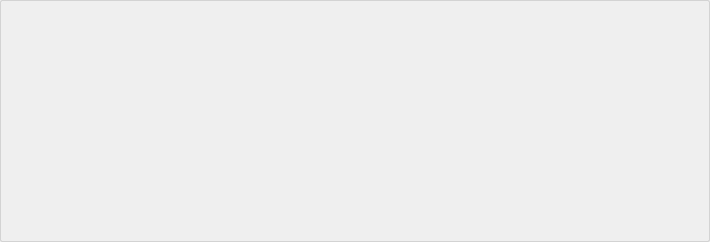
<?xml version="1.0" encoding="UTF-8"?>
<ui version="4.0">
 <class>PerfWindow</class>
 <widget class="QFrame" name="PerfWindow">
  <property name="geometry">
   <rect>
    <x>0</x>
    <y>0</y>
    <width>710</width>
    <height>242</height>
   </rect>
  </property>
  <property name="windowTitle">
   <string>Performance</string>
  </property>
  <property name="styleSheet">
   <string notr="true">#PerfWindow
{
border: 1px solid lightgray;
border-radius: 2px;
}
</string>
  </property>
  <property name="frameShape">
   <enum>QFrame::NoFrame</enum>
  </property>
  <property name="frameShadow">
   <enum>QFrame::Plain</enum>
  </property>
  <layout class="QVBoxLayout" name="verticalLayout">
   <property name="spacing">
    <number>5</number>
   </property>
   <property name="leftMargin">
    <number>0</number>
   </property>
   <property name="topMargin">
    <number>0</number>
   </property>
   <property name="rightMargin">
    <number>0</number>
   </property>
   <property name="bottomMargin">
    <number>0</number>
   </property>
   <item>
    <widget class="QtCharts::QChartView" name="chart_view">
     <property name="frameShape">
      <enum>QFrame::NoFrame</enum>
     </property>
     <property name="frameShadow">
      <enum>QFrame::Plain</enum>
     </property>
    </widget>
   </item>
  </layout>
 </widget>
 <customwidgets>
  <customwidget>
   <class>QtCharts::QChartView</class>
   <extends>QFrame</extends>
   <header>QChartView</header>
   <container>1</container>
  </customwidget>
 </customwidgets>
 <resources/>
 <connections/>
</ui>
